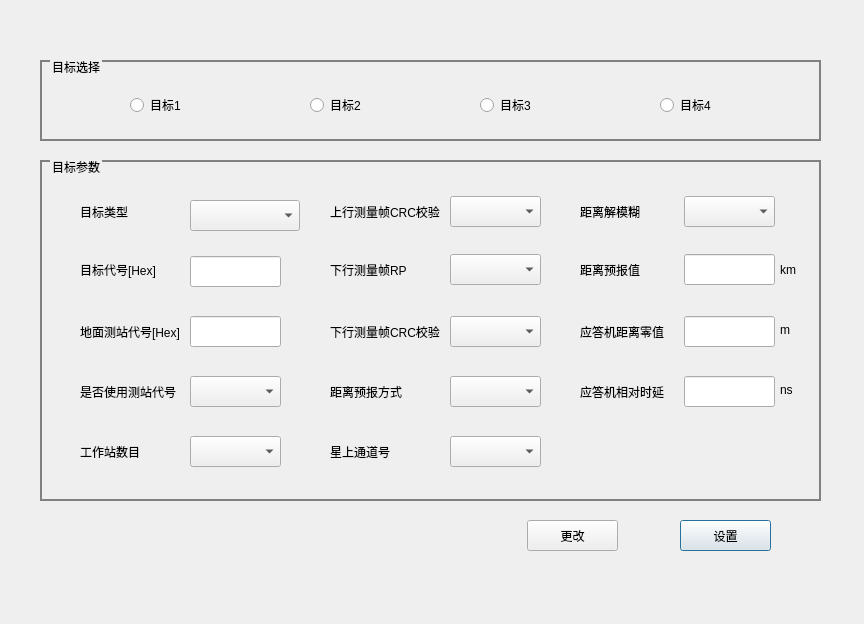
<?xml version="1.0" encoding="UTF-8"?>
<ui version="4.0">
 <class>SS2BBE_CjCsParamSetGUIDlg</class>
 <widget class="QDialog" name="SS2BBE_CjCsParamSetGUIDlg">
  <property name="geometry">
   <rect>
    <x>0</x>
    <y>0</y>
    <width>864</width>
    <height>624</height>
   </rect>
  </property>
  <property name="windowTitle">
   <string>DDTBBE_CodFrmSynSetGUIDlg</string>
  </property>
  <property name="styleSheet">
   <string notr="true">QGroupBox
{
	border-width:2px;
	border-style:solid;
	border-color:gray;
	margin-top:1ex;
}

QGroupBox::title
{
	subcontrol-origin:margin;
	subcontrol-position:top left;
	left:10px;
	padding: 0px;
}</string>
  </property>
  <widget class="QGroupBox" name="groupBox_2">
   <property name="geometry">
    <rect>
     <x>40</x>
     <y>160</y>
     <width>781</width>
     <height>341</height>
    </rect>
   </property>
   <property name="title">
    <string>目标参数</string>
   </property>
   <widget class="QLabel" name="label">
    <property name="geometry">
     <rect>
      <x>50</x>
      <y>60</y>
      <width>54</width>
      <height>12</height>
     </rect>
    </property>
    <property name="text">
     <string/>
    </property>
   </widget>
   <widget class="QLabel" name="label_TargetCode">
    <property name="geometry">
     <rect>
      <x>40</x>
      <y>94</y>
      <width>111</width>
      <height>31</height>
     </rect>
    </property>
    <property name="text">
     <string>目标代号[Hex]</string>
    </property>
   </widget>
   <widget class="QLineEdit" name="lineEdit_TargetCode">
    <property name="geometry">
     <rect>
      <x>150</x>
      <y>96</y>
      <width>91</width>
      <height>31</height>
     </rect>
    </property>
   </widget>
   <widget class="QLabel" name="label_StationCode">
    <property name="geometry">
     <rect>
      <x>40</x>
      <y>156</y>
      <width>111</width>
      <height>31</height>
     </rect>
    </property>
    <property name="text">
     <string>地面测站代号[Hex]</string>
    </property>
   </widget>
   <widget class="QLineEdit" name="lineEdit_StationCode">
    <property name="geometry">
     <rect>
      <x>150</x>
      <y>156</y>
      <width>91</width>
      <height>31</height>
     </rect>
    </property>
   </widget>
   <widget class="QLabel" name="label_UseJudge">
    <property name="geometry">
     <rect>
      <x>40</x>
      <y>216</y>
      <width>111</width>
      <height>31</height>
     </rect>
    </property>
    <property name="text">
     <string>是否使用测站代号</string>
    </property>
   </widget>
   <widget class="QComboBox" name="comboBox_StationNum">
    <property name="geometry">
     <rect>
      <x>150</x>
      <y>276</y>
      <width>91</width>
      <height>31</height>
     </rect>
    </property>
   </widget>
   <widget class="QLabel" name="label_StationNum">
    <property name="geometry">
     <rect>
      <x>40</x>
      <y>276</y>
      <width>111</width>
      <height>31</height>
     </rect>
    </property>
    <property name="text">
     <string>工作站数目</string>
    </property>
   </widget>
   <widget class="QComboBox" name="comboBox_UpCrcCgheck">
    <property name="geometry">
     <rect>
      <x>410</x>
      <y>36</y>
      <width>91</width>
      <height>31</height>
     </rect>
    </property>
   </widget>
   <widget class="QLabel" name="label_UpCrcCgheck">
    <property name="geometry">
     <rect>
      <x>290</x>
      <y>36</y>
      <width>121</width>
      <height>31</height>
     </rect>
    </property>
    <property name="text">
     <string>上行测量帧CRC校验</string>
    </property>
   </widget>
   <widget class="QComboBox" name="comboBox_DownMeasRp">
    <property name="geometry">
     <rect>
      <x>410</x>
      <y>94</y>
      <width>91</width>
      <height>31</height>
     </rect>
    </property>
   </widget>
   <widget class="QLabel" name="label_DownMeasRp">
    <property name="geometry">
     <rect>
      <x>290</x>
      <y>94</y>
      <width>121</width>
      <height>31</height>
     </rect>
    </property>
    <property name="text">
     <string>下行测量帧RP</string>
    </property>
   </widget>
   <widget class="QComboBox" name="comboBox_DownCrcCheck">
    <property name="geometry">
     <rect>
      <x>410</x>
      <y>156</y>
      <width>91</width>
      <height>31</height>
     </rect>
    </property>
   </widget>
   <widget class="QLabel" name="label_DownCrcCheck">
    <property name="geometry">
     <rect>
      <x>290</x>
      <y>156</y>
      <width>121</width>
      <height>31</height>
     </rect>
    </property>
    <property name="text">
     <string>下行测量帧CRC校验</string>
    </property>
   </widget>
   <widget class="QComboBox" name="comboBox_DisForType">
    <property name="geometry">
     <rect>
      <x>410</x>
      <y>216</y>
      <width>91</width>
      <height>31</height>
     </rect>
    </property>
   </widget>
   <widget class="QLabel" name="label_DisForType">
    <property name="geometry">
     <rect>
      <x>290</x>
      <y>216</y>
      <width>121</width>
      <height>31</height>
     </rect>
    </property>
    <property name="text">
     <string>距离预报方式</string>
    </property>
   </widget>
   <widget class="QComboBox" name="comboBox_SatalliteChannel">
    <property name="geometry">
     <rect>
      <x>410</x>
      <y>276</y>
      <width>91</width>
      <height>31</height>
     </rect>
    </property>
   </widget>
   <widget class="QLabel" name="label_SatalliteChannel">
    <property name="geometry">
     <rect>
      <x>290</x>
      <y>276</y>
      <width>121</width>
      <height>31</height>
     </rect>
    </property>
    <property name="text">
     <string>星上通道号</string>
    </property>
   </widget>
   <widget class="QComboBox" name="comboBox_DisAmbigous">
    <property name="geometry">
     <rect>
      <x>644</x>
      <y>36</y>
      <width>91</width>
      <height>31</height>
     </rect>
    </property>
   </widget>
   <widget class="QLabel" name="label_DisAmbigous">
    <property name="geometry">
     <rect>
      <x>540</x>
      <y>36</y>
      <width>100</width>
      <height>31</height>
     </rect>
    </property>
    <property name="text">
     <string>距离解模糊</string>
    </property>
   </widget>
   <widget class="QLineEdit" name="lineEdit_DisForValue">
    <property name="geometry">
     <rect>
      <x>644</x>
      <y>94</y>
      <width>91</width>
      <height>31</height>
     </rect>
    </property>
   </widget>
   <widget class="QLabel" name="label_DisForValue">
    <property name="geometry">
     <rect>
      <x>540</x>
      <y>94</y>
      <width>100</width>
      <height>31</height>
     </rect>
    </property>
    <property name="text">
     <string>距离预报值</string>
    </property>
   </widget>
   <widget class="QLineEdit" name="lineEdit_ResponsorZero">
    <property name="geometry">
     <rect>
      <x>644</x>
      <y>156</y>
      <width>91</width>
      <height>31</height>
     </rect>
    </property>
   </widget>
   <widget class="QLabel" name="label_ResponsorZero">
    <property name="geometry">
     <rect>
      <x>540</x>
      <y>156</y>
      <width>100</width>
      <height>31</height>
     </rect>
    </property>
    <property name="text">
     <string>应答机距离零值</string>
    </property>
   </widget>
   <widget class="QLineEdit" name="lineEdit_ResponsorDelay">
    <property name="geometry">
     <rect>
      <x>644</x>
      <y>216</y>
      <width>91</width>
      <height>31</height>
     </rect>
    </property>
   </widget>
   <widget class="QLabel" name="label_ResponsorDelay">
    <property name="geometry">
     <rect>
      <x>540</x>
      <y>216</y>
      <width>100</width>
      <height>31</height>
     </rect>
    </property>
    <property name="text">
     <string>应答机相对时延</string>
    </property>
   </widget>
   <widget class="QLabel" name="label_TargetType">
    <property name="geometry">
     <rect>
      <x>40</x>
      <y>36</y>
      <width>111</width>
      <height>31</height>
     </rect>
    </property>
    <property name="text">
     <string>目标类型</string>
    </property>
   </widget>
   <widget class="QComboBox" name="comboBox_UseJudge">
    <property name="geometry">
     <rect>
      <x>150</x>
      <y>216</y>
      <width>91</width>
      <height>31</height>
     </rect>
    </property>
   </widget>
   <widget class="QComboBox" name="comboBox_TargetType">
    <property name="geometry">
     <rect>
      <x>150</x>
      <y>40</y>
      <width>110</width>
      <height>31</height>
     </rect>
    </property>
   </widget>
   <widget class="QLabel" name="label_2">
    <property name="geometry">
     <rect>
      <x>740</x>
      <y>100</y>
      <width>34</width>
      <height>20</height>
     </rect>
    </property>
    <property name="text">
     <string>km</string>
    </property>
   </widget>
   <widget class="QLabel" name="label_3">
    <property name="geometry">
     <rect>
      <x>740</x>
      <y>160</y>
      <width>34</width>
      <height>20</height>
     </rect>
    </property>
    <property name="text">
     <string>m</string>
    </property>
   </widget>
   <widget class="QLabel" name="label_4">
    <property name="geometry">
     <rect>
      <x>740</x>
      <y>220</y>
      <width>34</width>
      <height>20</height>
     </rect>
    </property>
    <property name="text">
     <string>ns</string>
    </property>
   </widget>
  </widget>
  <widget class="QGroupBox" name="groupBox_3">
   <property name="geometry">
    <rect>
     <x>40</x>
     <y>60</y>
     <width>781</width>
     <height>81</height>
    </rect>
   </property>
   <property name="title">
    <string>目标选择</string>
   </property>
   <widget class="QRadioButton" name="radioButton_Target1">
    <property name="geometry">
     <rect>
      <x>90</x>
      <y>37</y>
      <width>89</width>
      <height>16</height>
     </rect>
    </property>
    <property name="text">
     <string>目标1</string>
    </property>
   </widget>
   <widget class="QRadioButton" name="radioButton_Target2">
    <property name="geometry">
     <rect>
      <x>270</x>
      <y>37</y>
      <width>89</width>
      <height>16</height>
     </rect>
    </property>
    <property name="text">
     <string>目标2</string>
    </property>
   </widget>
   <widget class="QRadioButton" name="radioButton_Target3">
    <property name="geometry">
     <rect>
      <x>440</x>
      <y>37</y>
      <width>89</width>
      <height>16</height>
     </rect>
    </property>
    <property name="text">
     <string>目标3</string>
    </property>
   </widget>
   <widget class="QRadioButton" name="radioButton_Target4">
    <property name="geometry">
     <rect>
      <x>620</x>
      <y>37</y>
      <width>89</width>
      <height>16</height>
     </rect>
    </property>
    <property name="text">
     <string>目标4</string>
    </property>
   </widget>
  </widget>
  <widget class="QPushButton" name="pushButton_Set">
   <property name="geometry">
    <rect>
     <x>680</x>
     <y>520</y>
     <width>91</width>
     <height>31</height>
    </rect>
   </property>
   <property name="text">
    <string>设置</string>
   </property>
  </widget>
  <widget class="QPushButton" name="pushButton_Modify">
   <property name="geometry">
    <rect>
     <x>527</x>
     <y>520</y>
     <width>91</width>
     <height>31</height>
    </rect>
   </property>
   <property name="text">
    <string>更改</string>
   </property>
  </widget>
 </widget>
 <resources/>
 <connections/>
</ui>
